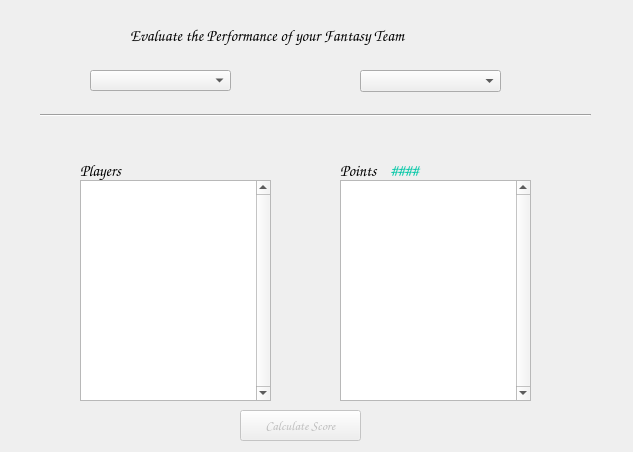
<?xml version="1.0" encoding="UTF-8"?>
<ui version="4.0">
 <class>evaluate_team</class>
 <widget class="QDialog" name="evaluate_team">
  <property name="geometry">
   <rect>
    <x>0</x>
    <y>0</y>
    <width>633</width>
    <height>452</height>
   </rect>
  </property>
  <property name="windowTitle">
   <string>Dialog</string>
  </property>
  <widget class="QLabel" name="label">
   <property name="geometry">
    <rect>
     <x>130</x>
     <y>10</y>
     <width>361</width>
     <height>51</height>
    </rect>
   </property>
   <property name="font">
    <font>
     <family>Comic Sans MS</family>
     <pointsize>12</pointsize>
    </font>
   </property>
   <property name="text">
    <string>Evaluate the Performance of your Fantasy Team</string>
   </property>
  </widget>
  <widget class="QComboBox" name="select_team">
   <property name="geometry">
    <rect>
     <x>90</x>
     <y>70</y>
     <width>141</width>
     <height>21</height>
    </rect>
   </property>
   <property name="currentText">
    <string/>
   </property>
  </widget>
  <widget class="QComboBox" name="select_match">
   <property name="geometry">
    <rect>
     <x>360</x>
     <y>70</y>
     <width>141</width>
     <height>22</height>
    </rect>
   </property>
  </widget>
  <widget class="Line" name="line">
   <property name="geometry">
    <rect>
     <x>40</x>
     <y>95</y>
     <width>551</width>
     <height>41</height>
    </rect>
   </property>
   <property name="styleSheet">
    <string notr="true">color: rgb(0, 0, 0);</string>
   </property>
   <property name="orientation">
    <enum>Qt::Horizontal</enum>
   </property>
  </widget>
  <widget class="QLabel" name="label_2">
   <property name="geometry">
    <rect>
     <x>80</x>
     <y>160</y>
     <width>81</width>
     <height>21</height>
    </rect>
   </property>
   <property name="font">
    <font>
     <family>Comic Sans MS</family>
     <pointsize>12</pointsize>
     <weight>50</weight>
     <bold>false</bold>
    </font>
   </property>
   <property name="text">
    <string>Players</string>
   </property>
  </widget>
  <widget class="QLabel" name="label_3">
   <property name="geometry">
    <rect>
     <x>340</x>
     <y>160</y>
     <width>81</width>
     <height>21</height>
    </rect>
   </property>
   <property name="font">
    <font>
     <family>Comic Sans MS</family>
     <pointsize>12</pointsize>
     <weight>50</weight>
     <bold>false</bold>
    </font>
   </property>
   <property name="text">
    <string>Points</string>
   </property>
  </widget>
  <widget class="QLabel" name="points">
   <property name="geometry">
    <rect>
     <x>390</x>
     <y>160</y>
     <width>61</width>
     <height>20</height>
    </rect>
   </property>
   <property name="font">
    <font>
     <family>Comic Sans MS</family>
     <pointsize>12</pointsize>
    </font>
   </property>
   <property name="styleSheet">
    <string notr="true">color: rgb(7, 200, 168);</string>
   </property>
   <property name="text">
    <string>####</string>
   </property>
  </widget>
  <widget class="QPushButton" name="pushButton">
   <property name="enabled">
    <bool>false</bool>
   </property>
   <property name="geometry">
    <rect>
     <x>240</x>
     <y>410</y>
     <width>121</width>
     <height>31</height>
    </rect>
   </property>
   <property name="font">
    <font>
     <family>Comic Sans MS</family>
     <pointsize>10</pointsize>
    </font>
   </property>
   <property name="text">
    <string>Calculate Score</string>
   </property>
  </widget>
  <widget class="QListWidget" name="players">
   <property name="geometry">
    <rect>
     <x>80</x>
     <y>180</y>
     <width>191</width>
     <height>221</height>
    </rect>
   </property>
   <property name="font">
    <font>
     <family>Comic Sans MS</family>
     <pointsize>10</pointsize>
     <weight>75</weight>
     <bold>true</bold>
    </font>
   </property>
   <property name="verticalScrollBarPolicy">
    <enum>Qt::ScrollBarAlwaysOn</enum>
   </property>
   <property name="defaultDropAction">
    <enum>Qt::IgnoreAction</enum>
   </property>
   <property name="selectionMode">
    <enum>QAbstractItemView::NoSelection</enum>
   </property>
  </widget>
  <widget class="QListWidget" name="scores">
   <property name="geometry">
    <rect>
     <x>340</x>
     <y>180</y>
     <width>191</width>
     <height>221</height>
    </rect>
   </property>
   <property name="font">
    <font>
     <family>Comic Sans MS</family>
     <pointsize>10</pointsize>
     <weight>75</weight>
     <bold>true</bold>
    </font>
   </property>
   <property name="verticalScrollBarPolicy">
    <enum>Qt::ScrollBarAlwaysOn</enum>
   </property>
   <property name="selectionMode">
    <enum>QAbstractItemView::NoSelection</enum>
   </property>
  </widget>
 </widget>
 <resources/>
 <connections/>
</ui>
